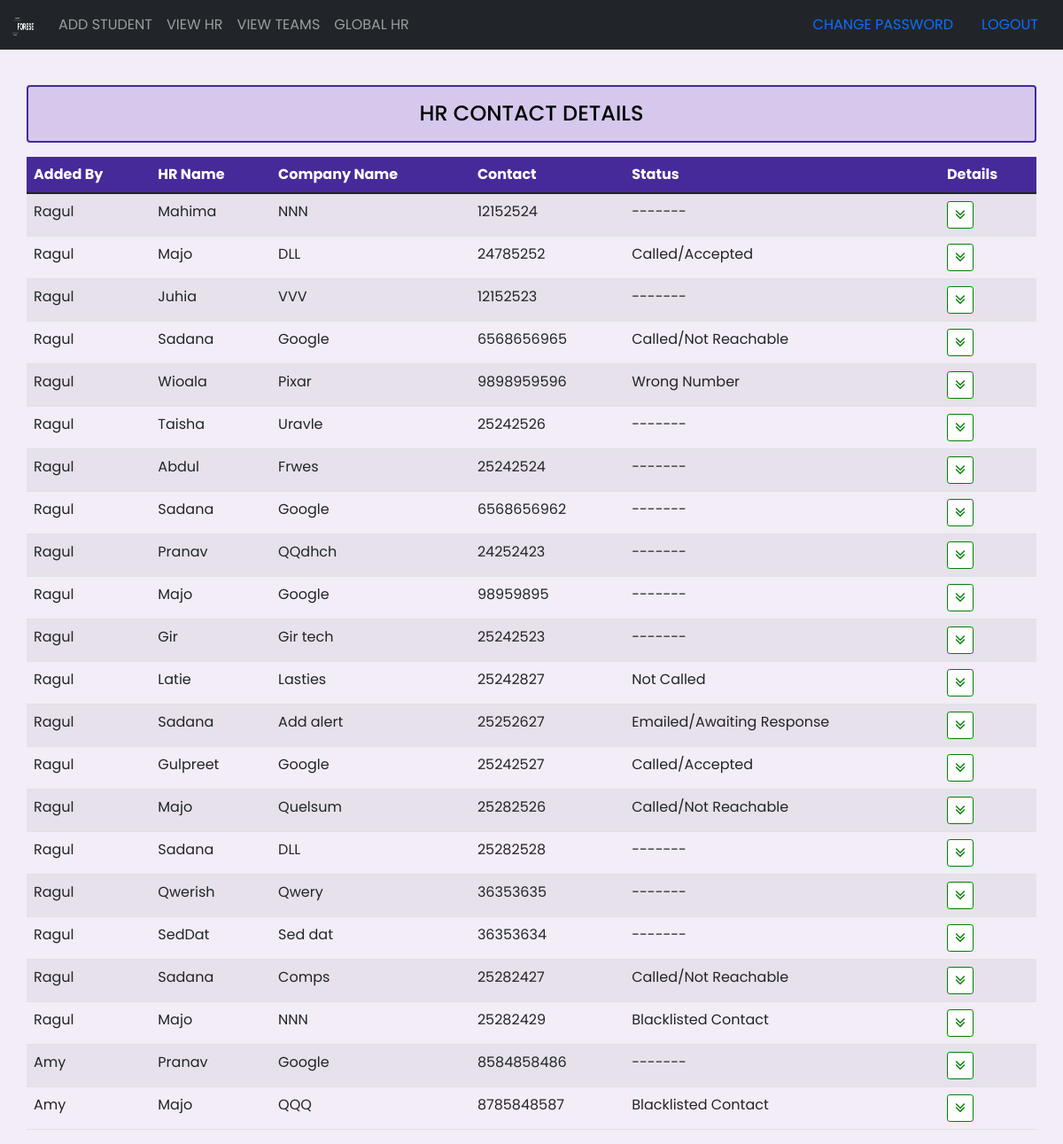
The page /team_eds/view_hrs/ (signed in) on the database as committed earlier.
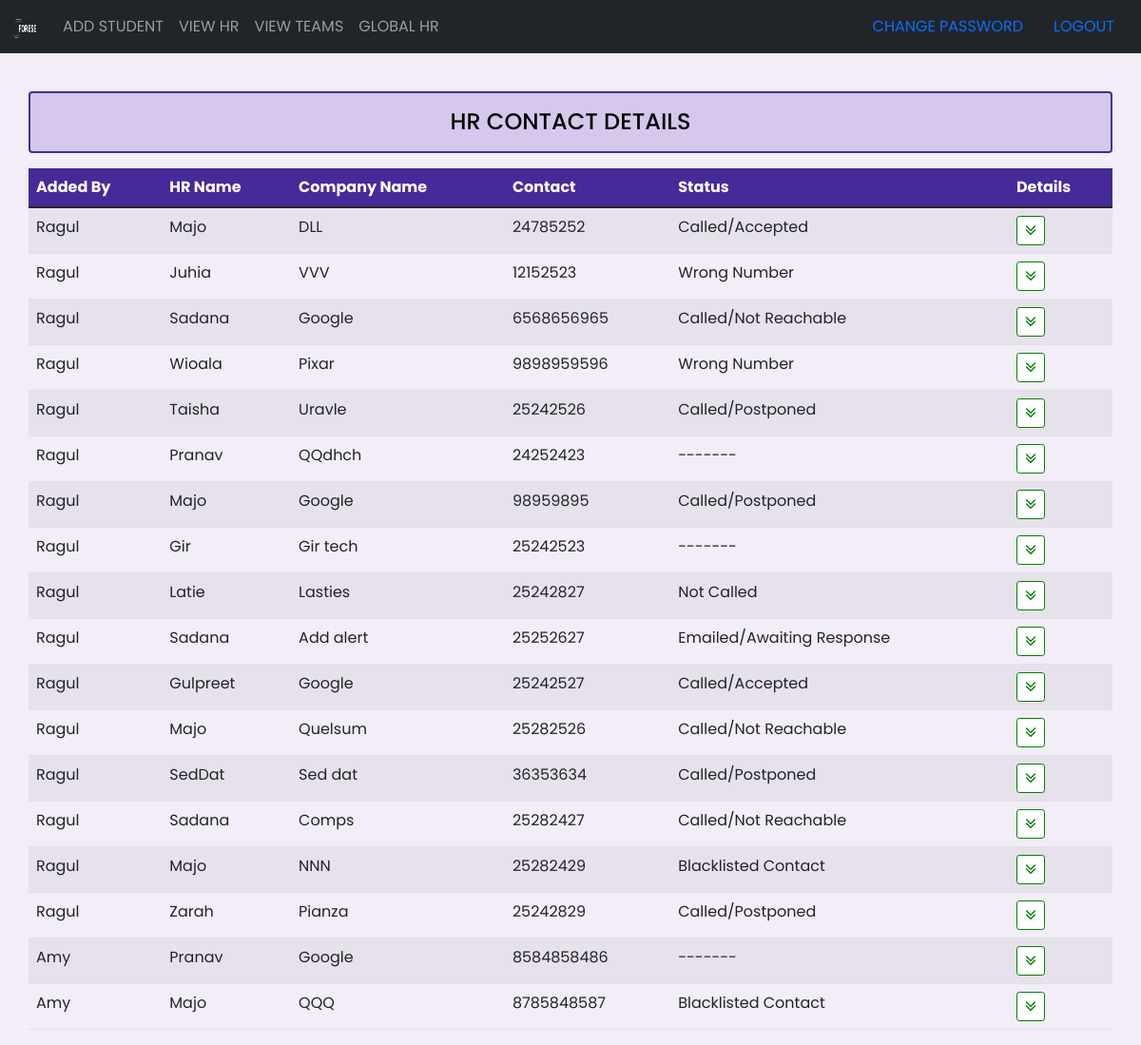
The same page on the database as committed later.
### hr_features/models.py (models this page shows)
class Hr(models.Model):
    added_by=models.ForeignKey(User,on_delete=models.SET_NULL,null=True)
    fullname=models.CharField( max_length=70)
    companyname=models.CharField( max_length=70)
    email=models.CharField( max_length=70,unique=True)
    mobile = models.CharField(max_length=10,unique=True)
    status=models.CharField(choices=STATUS_CHOICE,max_length=70)
    interview=models.CharField(choices=INTERVIEW_CHOICE,max_length=70)
    hrcount=models.PositiveIntegerField()
    dept=models.CharField(max_length=70)
    transport=models.CharField(choices=TRANSPORT_CHOICE,max_length=70)
    extra_comments=models.TextField()
    internship=models.BooleanField(default=False)
    dtoc=models.DateTimeField(auto_now_add=True,null=True)

### accounts/models.py (models this page shows, shortened)
class User(AbstractBaseUser):
    fullname=models.CharField(max_length=50,null=True)
    email = models.EmailField(verbose_name='email address',max_length=255,unique=True)
    is_active = models.BooleanField(default=True)
    is_admin = models.BooleanField(default=False)
    user_type=models.CharField(max_length=35,null=True,choices=UserChoice)
    objects = MyUserManager()
    USERNAME_FIELD = 'email'
    REQUIRED_FIELDS = []

### team_eds/views.py (the view)
# urls.py: path('view_hrs/',views.view_hrs,name='teams_eds_view_hrs'),
def view_hrs(request):
    if request.user.is_authenticated and check_team_ed(request.user):
        team=TeamEDS.objects.filter(head_user=request.user).first()
        students=TeamMatch.objects.filter(team_ed=team).all()
        hrs=[]
        for student in students:
            hrs.append(Hr.objects.all().filter(added_by=student.student_users))
        return render(request,'team_eds/view_hrs.html',{"hrs":hrs})
    else:
        return redirect('teams_eds_login')

### team_eds/views.py (called while the page is built)
def check_team_ed(user):
    if user.user_type == 'TEAM_ED':
        return True
    else:
	    return False

### team_eds/templates/team_eds/view_hrs.html (shortened to what this page needs)
{% extends 'team_eds/layout.html' %}
{% load static %}
{% block main %}
<div class="row">
        <h4 class="text-center alert alert-info heading"> HR CONTACT DETAILS</h4>
        <table class="table table-striped" >
        <thead style="background-color:#472a99;">
            <tr>
            <th scope="col" class="scope">Added By</th>
            <th scope="col" class="scope">HR Name</th>
            <th scope="col" class="scope">Company Name</th>
            <th scope="col" class="scope">Contact</th>
            <th scope="col" class="scope">Status</th>
            <th scope="col" class="scope">Details</th>
            </tr>
        </thead>
        <tbody>
            {% for hr in hrs %}
                {% for h in hr %}
            <tr>
                <td>{{h.added_by.fullname}}</td>
                <td>{{h.fullname}}</td>
                <td>{{h.companyname}}</td>
                <td>{{h.mobile}}</td>
                <td>{{h.status}}</td>
                <td><button type="button" class="btn btn-primary btn-sm" data-bs-toggle="modal" data-bs-target="#HR{{hr.pk}}" style="background-color:white; border-color:green"><i class="fa fa-angle-double-down fa-lg" style="color:green"></i></button>
                  </td>
            </tr>
            {% endfor %}
        {% endfor %}
        </tbody>
        </table>
</div>
{% endblock %}

Rows that differ between the two databases and show on the page:
removed Hr: added_by.fullname "Ragul", fullname "Mahima", companyname "NNN", mobile "12152524", status "-------"
removed Hr: added_by.fullname "Ragul", fullname "Abdul", companyname "Frwes", mobile "25242524", status "-------"
removed Hr: added_by.fullname "Ragul", fullname "Sadana", companyname "Google", mobile "6568656962", status "-------"
removed Hr: added_by.fullname "Ragul", fullname "Sadana", companyname "DLL", mobile "25282528", status "-------"
removed Hr: added_by.fullname "Ragul", fullname "Qwerish", companyname "Qwery", mobile "36353635", status "-------"
changed Hr "Juhia": status "-------" → "Wrong Number"
changed Hr "Taisha": status "-------" → "Called/Postponed"
changed Hr (number 7 of 18 on the later page): status "-------" → "Called/Postponed"
changed Hr "SedDat": status "-------" → "Called/Postponed"
added Hr: added_by.fullname "Ragul", fullname "Zarah", companyname "Pianza", mobile "25242829", status "Called/Postponed"
